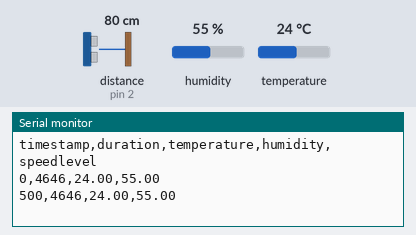
A sketch run on a simulated Arduino Uno, built with avr-gcc and run on an emulated ATmega328P. Shown: the last lines printed to the serial monitor. Wiring (inferred from the names in the program): ultrasonic range finder: trigger pin 3; echo pin 2. The inputs (shaded band) are chosen by the test bench; at power-on: distance to the obstacle (sensor on pin 2) 80 cm, humidity 55 %, temperature 24 °C. The echo pulse lasts 58.3 µs per cm.

Above: at 1.3 s.
1.4 s: distance to the obstacle (sensor on pin 2) set to 2 cm
At 1.9 s:
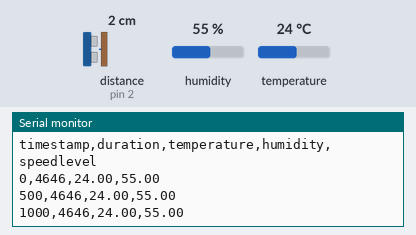
7.5 s: humidity set to 22 %
At 8.0 s:
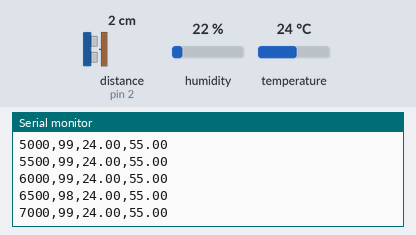
9.0 s: distance to the obstacle (sensor on pin 2) set to 60 cm
At 9.5 s:
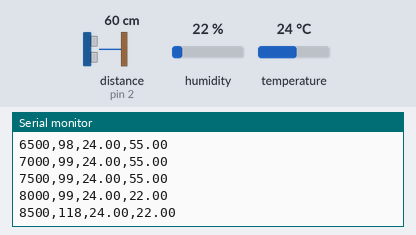
15.1 s: temperature set to 12 °C
At 15.5 s:
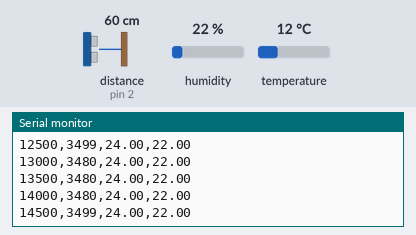
16.6 s: humidity set to 40 %
At 17.1 s:
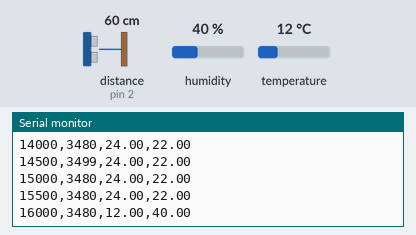
Timing chart, 0 to 19.6 s (numbered marks = the images above; inputs shaded):
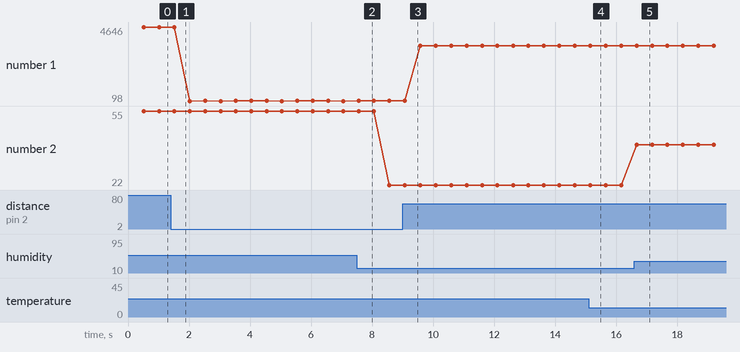

The sketch:

1d_hcsro4_dht_fw_bw.ino
```cpp
#define echoPin1 2
#define trigPin1 3
#include "DHT.h"
#define DHTPIN 13
#define DHTTYPE DHT22
DHT dht(DHTPIN, DHTTYPE);

int trigPin;
int duration, Sensor1;

void setup() {
  Serial.begin(9600);
  dht.begin();
  pinMode(trigPin1, OUTPUT);
  pinMode(echoPin1, INPUT);
  digitalWrite(trigPin, LOW);
  Serial.println("timestamp,duration,temperature,humidity,speedlevel");
  data();


}

void loop()
{
}
void data()
{
  for (int k = 0; k < 1000; k += 1)
  {
    Sensor(trigPin1, echoPin1);
    Sensor1 = duration;
    float t = dht.readTemperature();
    float h = dht.readHumidity();

    Serial.print(k * 500);
    Serial.print(",");
    Serial.print(Sensor1);
    Serial.print(",");
    Serial.print(t);
    Serial.print(",");
    Serial.println(h);
  }

  Serial.print(".............data collection completed............");
}


void Sensor(int trigPin, int echoPin)
{

  digitalWrite(trigPin, LOW);
  delayMicroseconds(2);
  digitalWrite(trigPin, HIGH);
  delayMicroseconds(10);
  digitalWrite(trigPin, LOW);
  duration = pulseIn(echoPin, HIGH);
  delay(500);

}
```

Measured:
- after the input at 16.6 s, the serial monitor: prints a new line after 0.07 s (image 5)
- plotted number 1: 4646 → 98 after the input at 1.4 s, 99 → 3480 after the input at 9.0 s
- plotted number 2: 55 → 22 after the input at 7.5 s, 22 → 40 after the input at 16.6 s
